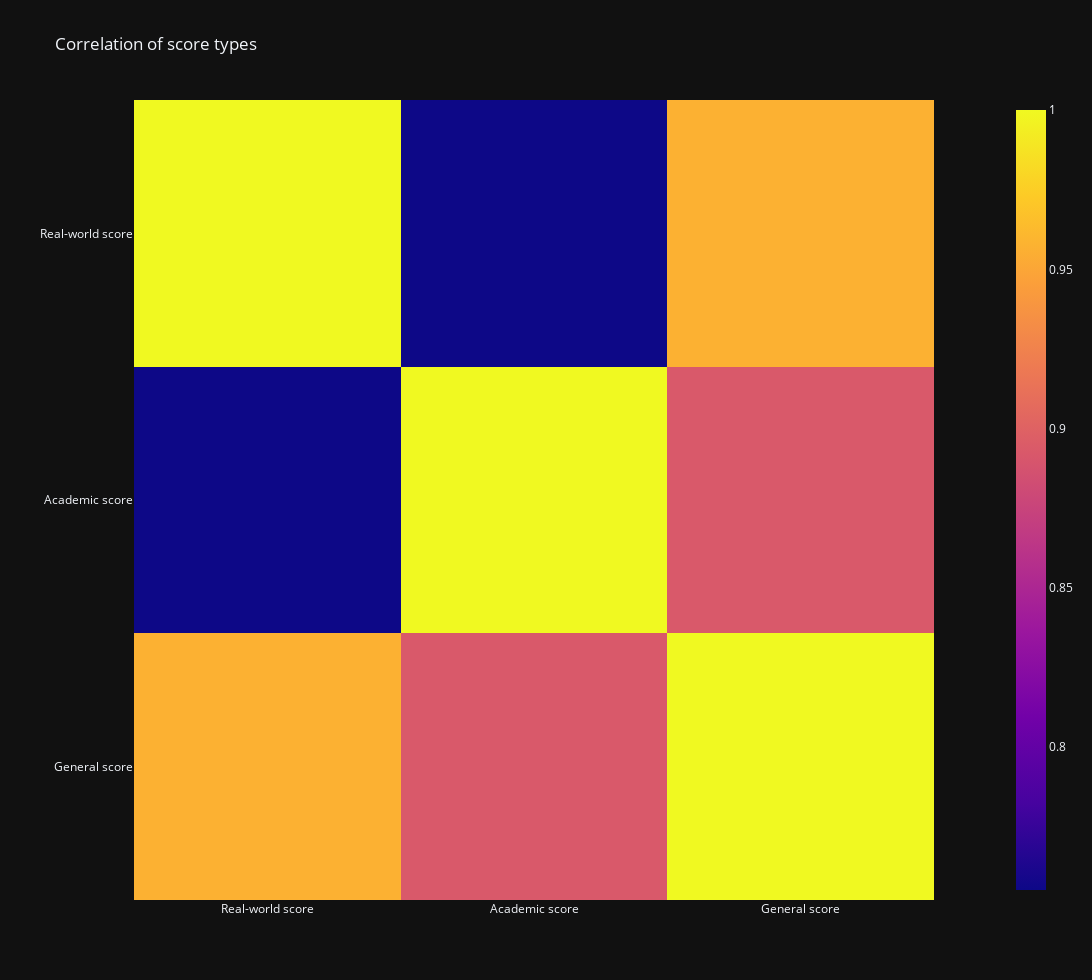

The code cell stored with this chart in its notebook:
### Code cell
fig_corr = px.imshow(all_scores.corr(), title="Correlation of score types")
fig_corr.update_layout(height=980, width=1920)
name = "Correlation of score types"
fig_corr.write_image(f"images/{name}.png")
name_to_figure.update({name: fig_corr})
fig_corr

### Figure 1 — Plotly figure (JSON) as saved in the notebook; plotly's stock layout.template omitted (floating-point values rounded to 4 significant figures)
{"data": [{"coloraxis": "coloraxis", "hovertemplate": "x: %{x}<br>y: %{y}<br>color: %{z}<extra></extra>", "name": "0", "type": "heatmap", "x": ["Real-world score", "Academic score", "General score"], "xaxis": "x", "y": ["Real-world score", "Academic score", "General score"], "yaxis": "y", "z": [[1, 0.7552, 0.9568], [0.7552, 1, 0.8926], [0.9568, 0.8926, 1]]}], "layout": {"coloraxis": {"colorscale": [[0, "#0d0887"], [0.1111, "#46039f"], [0.2222, "#7201a8"], [0.3333, "#9c179e"], [0.4444, "#bd3786"], [0.5556, "#d8576b"], [0.6667, "#ed7953"], [0.7778, "#fb9f3a"], [0.8889, "#fdca26"], [1, "#f0f921"]]}, "height": 980, "title": {"text": "Correlation of score types"}, "width": 1920, "xaxis": {"anchor": "y", "constrain": "domain", "domain": [0, 1], "scaleanchor": "y"}, "yaxis": {"anchor": "x", "autorange": "reversed", "constrain": "domain", "domain": [0, 1]}}}
